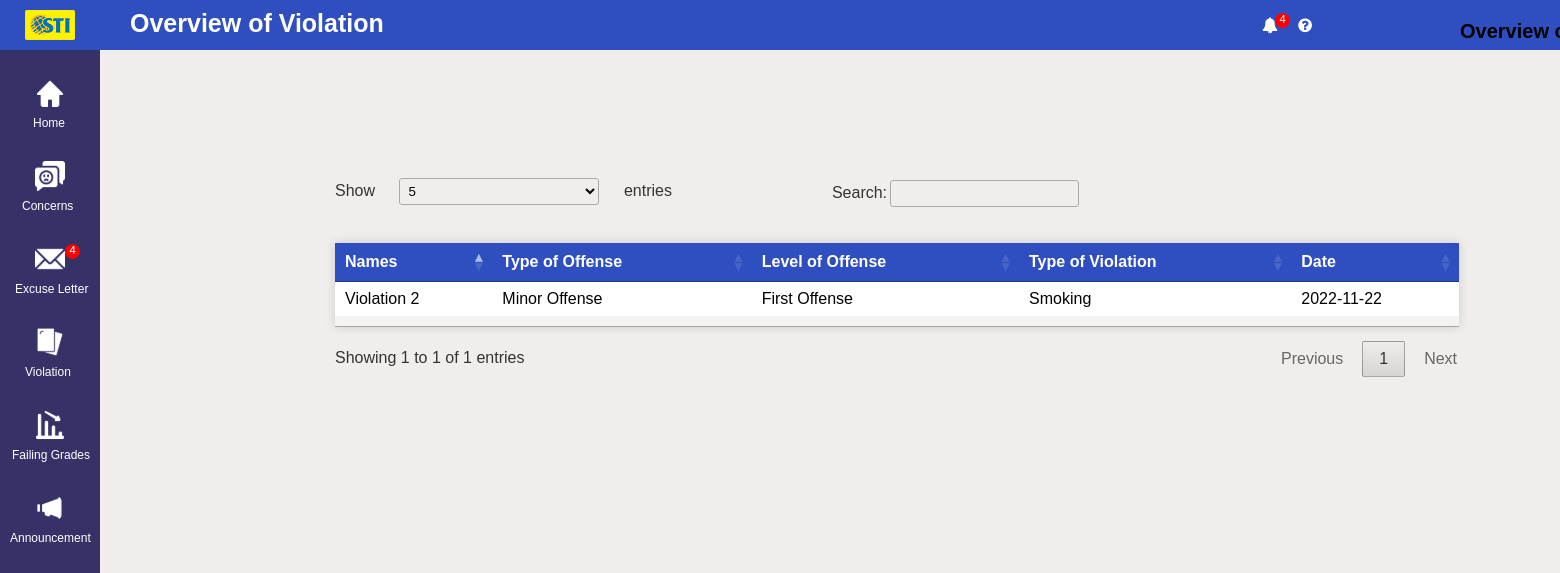
Screenshot of /Student/Lists_of_Violation.php with the database file from the repository.
### tables this page shows
CREATE TABLE `violation` (
  `Violation_ID` int(255) NOT NULL,
  `Student_ID` int(255) NOT NULL,
  `Name` varchar(500) NOT NULL,
  `Strand` varchar(500) NOT NULL,
  `Year_Level` varchar(500) NOT NULL,
  `Section` varchar(500) NOT NULL,
  `Description` varchar(500) NOT NULL,
  `Type_of_Violation` varchar(500) NOT NULL,
  `Type_of_Offense` varchar(500) NOT NULL,
  `Level_of_Offense` varchar(500) NOT NULL,
  `Images` varchar(500) NOT NULL,
  `Status` varchar(500) NOT NULL,
  `Date` date NOT NULL
);

### Student/Lists_of_Violation.php (the view, shortened to what this page needs)
<?php
    require 'config.php';
?>
<!DOCTYPE html>
<html lang="en">
<head>
    <link rel="stylesheet" href="Lists_of_Violation.css">
    <link href="css/jquery.dataTables.min.css" rel="stylesheet">
    <link rel="stylesheet" href="https://stackpath.bootstrapcdn.com/font-awesome/4.7.0/css/font-awesome.min.css">
</head>
<body>
    <div class="container">
        <div class="navigation">
            <ul>
                <li>
                    <a href="">
                    </a>
                </li>
                <li>
                    <a href="dash.php">
                    <span class="icon"><img src="images/sidebar_menu/Home.svg" alt=""></span>
                    <span class="title1" ><br>Home</span>
                    </a>
                </li>
                <li>
                    <a href="Lists_of_Concerns.php">
                    <span class="icon"><img src="images/sidebar_menu/Concerns.svg" alt=""></span>
                    <span class="title2" ><br>Concerns</span>
                    </a>
                </li>
                <li>
                    <a href="Lists_of_Excuse_Letter.php">
                    <span class="icon"><img src="images/sidebar_menu/Excuse_slip.svg" alt=""></span><span class="badge2 badge-primary">4</span>
                    <span class="title" ><br>Excuse Letter</span>
                    </a>
                </li>
                <li>
                    <a href="Lists_of_Violation.php">
                    <span class="icon"><img src="images/sidebar_menu/Mask group (7).svg" alt=""></span>
                    <span class="title3" ><br>Violation</span>
                    </a>
                </li>
                <li>
                    <a href="Lists_of_Failing_Grades.php">
                    <span class="icon"><img src="images/sidebar_menu/Mask group (8).svg" alt=""></span>
                    <span class="title4" ><br>Failing Grades</span>
                    </a>
                </li>
                <li>
                    <a href="Lists_of_Announcement.php">
                    <span class="icon"><img src="images/sidebar_menu/Mask group (9).svg" alt=""></span>
                    <span class="title5" ><br>Announcement</span>
                    </a>
                </li>
            </ul>
        </div>
        <div class="main">
            <span id="logo"><img src="images/sti_logo.png" alt=""></span>
            <div class="topbar">
                <div class="toptitle">
                    <h2>Overview of Violation</h2>
                </div>
                <div class="icons">
                    <i class="fa fa-bell"></i><span class="badge badge-light">4</span>
                    <i class="fa fa-question-circle"></i>
                </div>
                <div class="dropdown">
                <div class="main1">
                    <div class="title2">
                      <h1>Overview of Violation</h1>
                    </div>
                </div>
                </div>
                <div class="card-header">
                    <table id="myDataTable" class="hover" style="margin-left: 80px;">
                        <thead>
                            <tr>
                                <th>Names</th>
                                <th>Type of Offense</th>
                                <th >Level of Offense</th>
                                <th>Type of Violation</th>
                                <th>Date</th>
                            </tr>
                        </thead>
                        <tbody>
                        <?php
                            $student_id = $_SESSION['student_id'];
                            $query = "SELECT * FROM `violation` WHERE Student_ID='$student_id'";
                            $query_run = mysqli_query($link, $query);
                            if(mysqli_num_rows($query_run) > 0)
                            {
                                foreach($query_run as $violation)
                                {
                                    ?>
                            <tr>
                                <td>Violation <?= $violation['Violation_ID']; ?></td>
                                <td><?= $violation['Type_of_Offense']; ?></td>
                                <td><?= $violation['Level_of_Offense']; ?></td>
                                <td><?= $violation['Type_of_Violation']; ?></td>
                                <td><?= $violation['Date']; ?></td>
                            </tr>
                            <?php
                                }
                            }
                            else
                            {
                            }
                            ?>
                        </tbody>
                    </table>
                </div>
</body>
</html>

### Student/Lists_of_Violation.css (style rules this page uses)
* { margin: 0; padding: 0; box-sizing: border-box; font-family: 'Poppins', sans-serif; }
body { overflow-x: hidden; background: rgb(241, 237, 237); }
.container { position: relative; width: 100%; scroll-padding-top: 20px; }
.navigation { position:fixed; width: 100px; height: 100%; background: rgb(54, 50, 104); transition: 05s; overflow: hidden; }
.navigation ul { position: absolute; top: 0; left: 0; width: 100%; }
.navigation ul li { position: relative; width: 100%; list-style: none; }
.navigation ul li:nth-child(1) { margin-bottom: 20px; }
.navigation ul li a { position: relative; margin: 10px; display: block; padding: 10px; width: 100%; display: flex; text-decoration: none; color: white; }
.navigation ul li a .icon { position: relative; display: block; margin-left: 15px; padding-bottom: 53px; min-width: 20px; height: 20px; line-height: 10px; text-align: center; }
.navigation ul li a .icon img { width: 30px; }
.navigation ul li a .title { position: absolute; display: block; font-size: 12px; margin-left: -5px; padding-top: 0px; height: 50px; text-align: center; line-height: 30px; white-space: nowrap; }
.navigation ul li a .title1 { position: absolute; display: block; font-size: 12px; margin-left: 0px; padding: 0 13px; height: 60px; text-align: center; line-height: 30px; white-space: nowrap; }
.navigation ul li a .title2 { position: absolute; display: block; font-size: 12px; margin-left: 0px; padding: 0 2px; height: 60px; text-align: center; line-height: 30px; white-space: nowrap; }
.navigation ul li a .title3 { position: absolute; display: block; font-size: 12px; margin-left: 0px; padding: 0 5px; height: 60px; text-align: center; line-height: 30px; white-space: nowrap; }
.navigation ul li a .title4 { position: absolute; display: block; font-size: 12px; margin-left: -18px; padding: 0 10px; height: 60px; text-align: center; line-height: 30px; white-space: nowrap; }
.navigation ul li a .title5 { position: absolute; display: block; font-size: 12px; margin-left: -20px; padding: 0 10px; height: 60px; text-align: center; line-height: 30px; white-space: nowrap; }
.main { position: relative; background: rgb(47, 79, 192); width: 100%; height: 50px; display: inline-flex; }
.topbar { display: flex; position: relative; }
.main .toptitle { position: relative; display: inline-block; color: white; align-items: center; margin-top: 2px; margin-left: 10px; margin-right: 200px; padding: 15px; width: 300px; }
.toptitle h2 { font-size: 25px; margin-top: -8px; }
#logo img { margin:10px 30px 10px 25px; width: 50px; }
.icons { display: flex; justify-content: space-between; text-align: center; margin-left: 620px; align-items: center; padding: 20px; color: white; }
.icons i { width: 30px; text-align: center; }
.main1 { position: relative; margin-left: 100px; }
.title2 h1 { position: relative; align-content: center; font-size: 20px; font-family: Poppins,sans-serif; padding: 20px; }
.card-header { position: absolute; top: 250px; left: 30px; text-align: center; }
.hover { border-collapse: collapse; margin: 25px 0 0px 50px; font-size: 0.8em; width: 100px; font-family: sans-serif; min-width: 10px; box-shadow: 0 0 10px rgba(0, 0, 0, 0.15); }
.hover thead tr { background-color: rgb(47, 79, 192); color: white; text-align: center; }
.hover th, .hover td { text-align: left; padding: 20px 20px 20px 50px; }
.hover tbody tr { border-bottom: 10px solid #dddddd; }
.hover tbody tr { background-color: #f3f3f3; }
.hover tbody tr:last-of-type { border-bottom: 2px solid #009879; }
.dropdown { position: relative; display: inline-block; }
span.badge { background-color: red; border-radius: 50px; font-size: 0.7em; text-align: center; padding: 0px; width: 15px; height: 15px; margin-top: -10px; margin-left: -10px; }
span.badge2 { background-color: red; border-radius: 50px; font-size: 0.7em; text-align: center; padding: 0px; width: 15px; height: 15px; }

### Student/Lists_of_Violation.php (style rules this page uses)
.card-header { margin-left: 120px; text-align: center; margin-top: -60px; }
table.dataTable th, table.dataTable td { border-bottom: 10px solid #f3f3f3; font-size: 16px; }
table.dataTable td { background-color: white; height: 10px; }

### rows the page displays
violation: Violation_ID "2", Type_of_Offense "Minor Offense", Level_of_Offense "First Offense", Type_of_Violation "Smoking", Date "2022-11-22"
